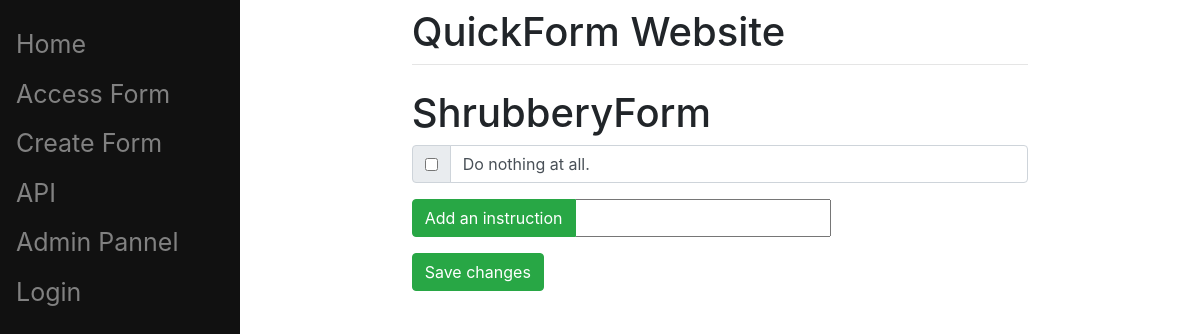
Before: /1 with the older database file.
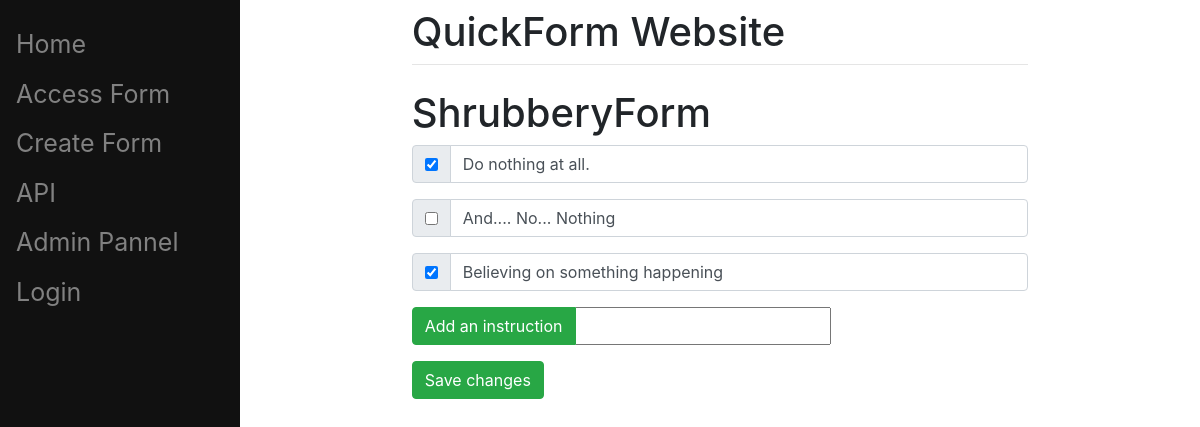
After: the same page with the newer database file.
### main/models.py (models this page shows, shortened)
class Form(models.Model):
	name = models.CharField(max_length=40, unique=True, default="name")
	description = models.CharField(max_length=512, default="description")

class Item(models.Model):
	form = models.ForeignKey(Form, on_delete=models.CASCADE)
	photo = models.CharField(max_length=1024, default="")
	description = models.CharField(max_length=512, default="description")
	complete = models.BooleanField(default=False)

### main/views.py (the view, shortened to what this page needs)
# urls.py: path('<int:id>', views.mainPageDetails, name='mainDetails'),
def mainPageDetails(request, id):
	form = Form.objects.get(id=id)
	return render(request, 'main/form.html', {"form":form})

### main/templates/main/form.html (shortened to what this page needs)
{% extends 'main/base.html' %}
{% block content %}
	<h1>{{form.name}}</h1>
	<form method='post' action='#'>
		{% for item in form.item_set.all %}
		<div class='input-group mb-3'>
			<div class='input-group-prepend'>
				<div class='input-group-text'>
					{% if item.complete == True %}
						<input type='checkbox' value='clicked' name='cb{{item.id}}' checked>
					{% else %}
						<input type='checkbox' value='clicked' name='cb{{item.id}}'>
					{% endif %}
				</div>
			</div>
			<input type='text' value='{{item.description}}' class='form-control'>
		</div>
		{% endfor %}
		<div class='input-group mb-3'>
			<div class='input-group-prepend'>
				<button type'submit' name='newItem' value='newItem' class='btn btn-success'>Add an instruction</button>
			</div>
			<input type='text', name='newItemValue'>
		</div>
		<button type'submit' name='save' value='save' class='btn btn-success'>Save changes</button>
	</form>
{% endblock %}

### main/templates/main/base.html (shortened to what this page needs)
<!DOCTYPE html>
<html>
	<head>
		<link rel="stylesheet" href="https://cdn.jsdelivr.net/npm/bootstrap@4.3.1/dist/css/bootstrap.min.css">
	</head>
	<body>
		<div class='sidenav'>
			<a href='/'>Home</a>
			<a href='/accessForms/'>Access Form</a>
			<a href='/createForm/'>Create Form</a>
			<a href='/api/'>API</a>
			<a href='/admin/'>Admin Pannel</a>
			{% if user.is_authenticated %}
				<a href='/logout/'>Logout</a>
			{% else %}
				<a href='/login/'>Login</a>
			{% endif %}
		</div>
		<div id='content', name='content', class='main'>
			<div class='row justify-content-center'>
				<div class='col-8'>
					<h1 class='mt-2'>QuickForm Website</h1>
					<hr class='mt-0 mb-4'>
					{% block content %}
					{% endblock %}
				</div>
			</div>
		</div>
	</body>
</html>

### main/templates/main/base.html (style rules this page uses)
.sidenav { height:100%; width:20%; position:fixed; z-index=1; top:0; left:0; background-color:#111; overflow-x:hidden; padding-top:20px; }
.sidenav a { padding:6px 8px 6px 16px; text-decoration:none; font-size:25px; color: #818181; display:block; }
.main { margin-left:20%; padding: 0px 10px; }

Changed rows visible on the page:
changed Item "Do nothing at all.": id "☐" → "☑"
added Item: description "And.... No... Nothing"
added Item: description "Believing on something happening"
